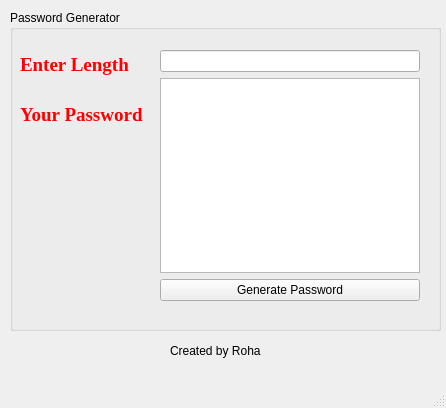
<?xml version="1.0" encoding="UTF-8"?>
<ui version="4.0">
 <class>MainWindow</class>
 <widget class="QMainWindow" name="MainWindow">
  <property name="geometry">
   <rect>
    <x>0</x>
    <y>0</y>
    <width>446</width>
    <height>408</height>
   </rect>
  </property>
  <property name="windowTitle">
   <string>MainWindow</string>
  </property>
  <widget class="QWidget" name="centralwidget">
   <widget class="QGroupBox" name="groupBox">
    <property name="geometry">
     <rect>
      <x>10</x>
      <y>10</y>
      <width>431</width>
      <height>321</height>
     </rect>
    </property>
    <property name="title">
     <string>Password Generator</string>
    </property>
    <widget class="QLabel" name="label">
     <property name="geometry">
      <rect>
       <x>10</x>
       <y>40</y>
       <width>121</width>
       <height>31</height>
      </rect>
     </property>
     <property name="font">
      <font>
       <family>Times New Roman</family>
       <pointsize>14</pointsize>
       <weight>75</weight>
       <bold>true</bold>
      </font>
     </property>
     <property name="text">
      <string>&lt;font color=&quot;red&quot;&gt;Enter Length</string>
     </property>
    </widget>
    <widget class="QLabel" name="label_3">
     <property name="geometry">
      <rect>
       <x>10</x>
       <y>90</y>
       <width>131</width>
       <height>31</height>
      </rect>
     </property>
     <property name="font">
      <font>
       <family>Times New Roman</family>
       <pointsize>14</pointsize>
       <weight>75</weight>
       <bold>true</bold>
      </font>
     </property>
     <property name="text">
      <string>&lt;font color=&quot;red&quot;&gt;Your Password</string>
     </property>
    </widget>
    <widget class="QWidget" name="">
     <property name="geometry">
      <rect>
       <x>150</x>
       <y>40</y>
       <width>260</width>
       <height>251</height>
      </rect>
     </property>
     <layout class="QVBoxLayout" name="verticalLayout_2">
      <item>
       <layout class="QVBoxLayout" name="verticalLayout">
        <item>
         <widget class="QLineEdit" name="inpTxt"/>
        </item>
        <item>
         <widget class="QTextBrowser" name="textBrowser"/>
        </item>
       </layout>
      </item>
      <item>
       <widget class="QPushButton" name="genPas">
        <property name="text">
         <string>Generate Password</string>
        </property>
       </widget>
      </item>
     </layout>
    </widget>
   </widget>
   <widget class="QLabel" name="label_2">
    <property name="geometry">
     <rect>
      <x>170</x>
      <y>340</y>
      <width>91</width>
      <height>21</height>
     </rect>
    </property>
    <property name="text">
     <string>Created by Rohan</string>
    </property>
   </widget>
  </widget>
  <widget class="QMenuBar" name="menubar">
   <property name="geometry">
    <rect>
     <x>0</x>
     <y>0</y>
     <width>446</width>
     <height>21</height>
    </rect>
   </property>
  </widget>
  <widget class="QStatusBar" name="statusbar"/>
 </widget>
 <resources/>
 <connections/>
</ui>
